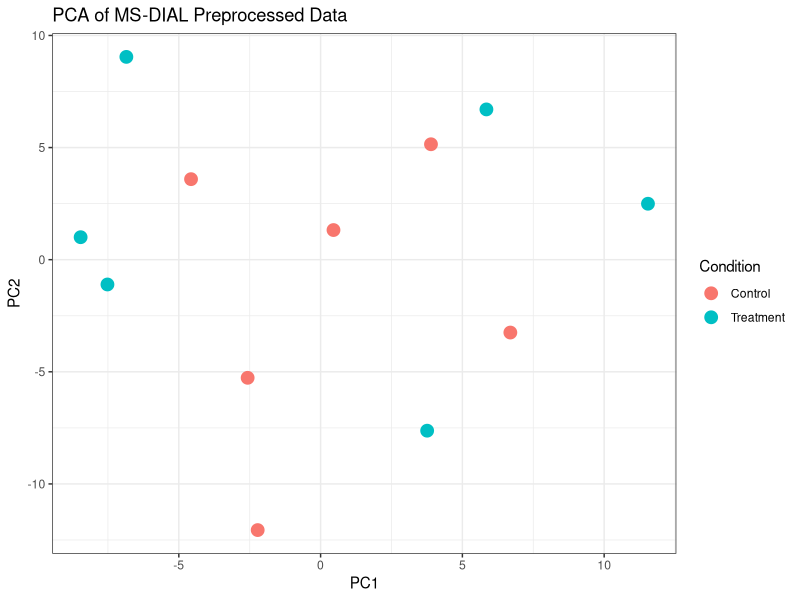
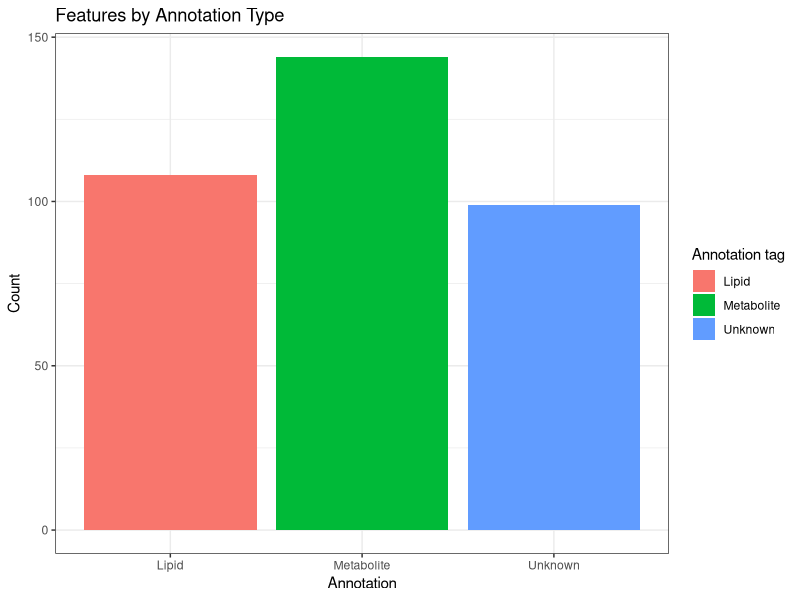
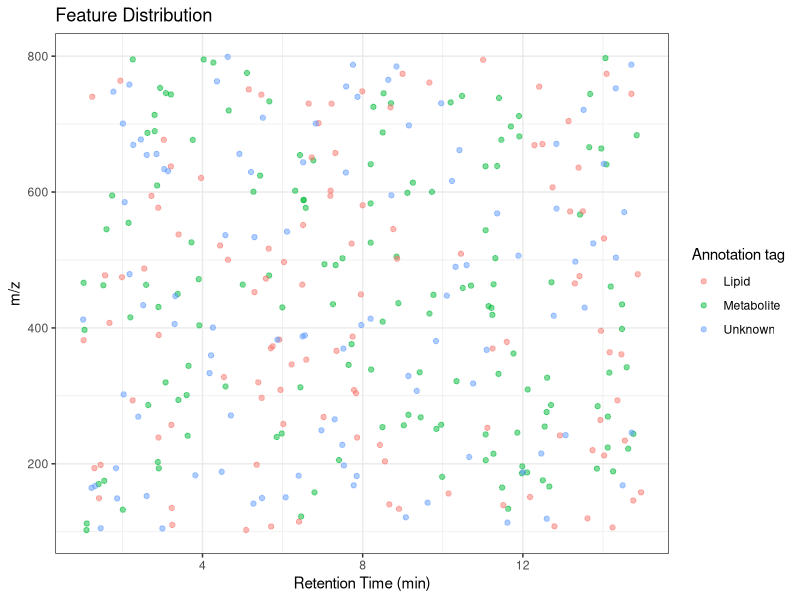
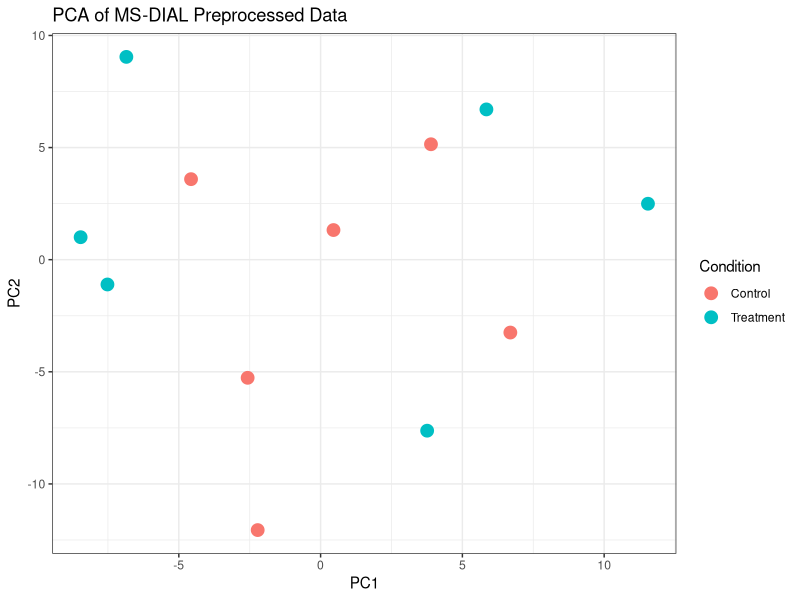
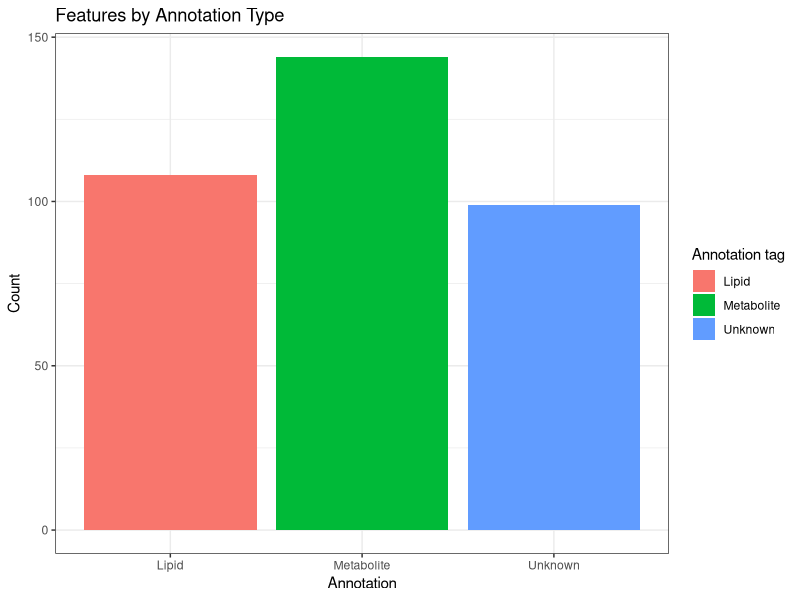
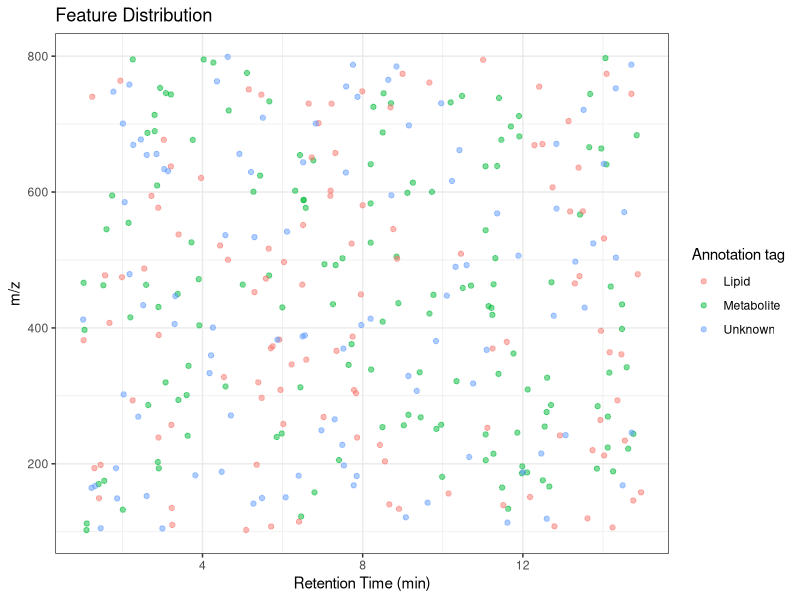

Source code (R) for these figures, in order:
library(tidyverse)

# === CONFIGURATION ===
output_dir <- 'results/'
dir.create(output_dir, showWarnings = FALSE)

# === 1. LOAD MS-DIAL OUTPUT ===
cat('Loading MS-DIAL alignment results...\n')

# Simulate MS-DIAL output structure
# In practice: msdial_data <- read.csv('msdial_alignment_result.csv', check.names = FALSE)

set.seed(42)
n_features <- 500
n_samples <- 12

# Create simulated MS-DIAL output
msdial_data <- data.frame(
    `Alignment ID` = 1:n_features,
    `Average Rt(min)` = runif(n_features, 1, 15),
    `Average Mz` = runif(n_features, 100, 800),
    `Metabolite name` = c(
        paste0('Metabolite_', 1:200),
        paste0('Lipid_', 1:150),
        rep('Unknown', 150)
    ),
    `Adduct type` = sample(c('[M+H]+', '[M+Na]+', '[M+NH4]+'), n_features, replace = TRUE),
    `Fill %` = sample(30:100, n_features, replace = TRUE),
    `MS/MS assigned` = sample(c(TRUE, FALSE), n_features, replace = TRUE, prob = c(0.3, 0.7)),
    `Annotation tag` = c(rep('Metabolite', 200), rep('Lipid', 150), rep('Unknown', 150)),
    `Formula` = NA,
    `INCHIKEY` = NA,
    check.names = FALSE
)

# Add sample intensity columns
sample_names <- paste0('Sample', 1:n_samples, ' Area')
conditions <- rep(c('Control', 'Treatment'), each = 6)

for (i in 1:n_samples) {
    base_intensity <- rlnorm(n_features, 12, 1.5)
    # Add treatment effect to first 50 features
    if (conditions[i] == 'Treatment') {
        base_intensity[1:50] <- base_intensity[1:50] * 2
    }
    msdial_data[[sample_names[i]]] <- round(base_intensity)
}

cat('Loaded', n_features, 'features from', n_samples, 'samples\n')

# === 2. EXTRACT COMPONENTS ===
cat('Extracting feature info and intensities...\n')

# Identify sample columns
sample_cols <- grep('Area$', colnames(msdial_data), value = TRUE)
meta_cols <- setdiff(colnames(msdial_data), sample_cols)

# Feature metadata
feature_info <- msdial_data[, meta_cols]

# Intensity matrix
intensity_matrix <- as.matrix(msdial_data[, sample_cols])
rownames(intensity_matrix) <- msdial_data$`Alignment ID`
colnames(intensity_matrix) <- gsub(' Area$', '', colnames(intensity_matrix))

# === 3. FILTER FEATURES ===
cat('Filtering features...\n')

# Filter by fill percentage
fill_threshold <- 50
good_fill <- feature_info$`Fill %` >= fill_threshold

# Filter by intensity (remove very low features)
min_intensity <- 1000
good_intensity <- apply(intensity_matrix, 1, max) >= min_intensity

# Combine filters
keep_features <- good_fill & good_intensity

filtered_matrix <- intensity_matrix[keep_features, ]
filtered_info <- feature_info[keep_features, ]

cat('After filtering:', sum(keep_features), '/', n_features, 'features\n')

# === 4. SUMMARIZE ANNOTATIONS ===
cat('\nAnnotation summary:\n')
print(table(filtered_info$`Annotation tag`))

# === 5. LOG TRANSFORM AND NORMALIZE ===
cat('\nNormalizing data...\n')

# Log2 transform
log_matrix <- log2(filtered_matrix + 1)

# Median normalization
sample_medians <- apply(log_matrix, 2, median)
normalized <- sweep(log_matrix, 2, sample_medians - median(sample_medians))

# === 6. QC PLOTS ===
cat('Generating QC plots...\n')

# PCA
pca <- prcomp(t(normalized), scale. = TRUE)
pca_df <- data.frame(
    PC1 = pca$x[, 1],
    PC2 = pca$x[, 2],
    Sample = colnames(normalized),
    Condition = conditions
)

ggplot(pca_df, aes(x = PC1, y = PC2, color = Condition)) +
    geom_point(size = 4) +
    theme_bw() +
    labs(title = 'PCA of MS-DIAL Preprocessed Data')
ggsave(file.path(output_dir, 'pca_plot.png'), width = 8, height = 6)

# Feature distribution by annotation
ggplot(filtered_info, aes(x = `Annotation tag`, fill = `Annotation tag`)) +
    geom_bar() +
    theme_bw() +
    labs(title = 'Features by Annotation Type', x = 'Annotation', y = 'Count')
ggsave(file.path(output_dir, 'annotation_distribution.png'), width = 6, height = 5)

# Retention time vs m/z
ggplot(filtered_info, aes(x = `Average Rt(min)`, y = `Average Mz`, color = `Annotation tag`)) +
    geom_point(alpha = 0.5) +
    theme_bw() +
    labs(title = 'Feature Distribution', x = 'Retention Time (min)', y = 'm/z')
ggsave(file.path(output_dir, 'rt_mz_plot.png'), width = 10, height = 6)

# === 7. EXPORT FOR DOWNSTREAM ANALYSIS ===
cat('Exporting results...\n')

# Feature table with metadata
export_table <- cbind(filtered_info, normalized)
write.csv(export_table, file.path(output_dir, 'msdial_processed.csv'), row.names = FALSE)

# Matrix only (for statistical analysis)
write.csv(normalized, file.path(output_dir, 'intensity_matrix.csv'))

# MetaboAnalyst format (samples as rows)
metaboanalyst_format <- data.frame(
    Sample = colnames(normalized),
    Group = conditions,
    t(normalized)
)
write.csv(metaboanalyst_format, file.path(output_dir, 'for_metaboanalyst.csv'), row.names = FALSE)

cat('Results saved to', output_dir, '\n')
